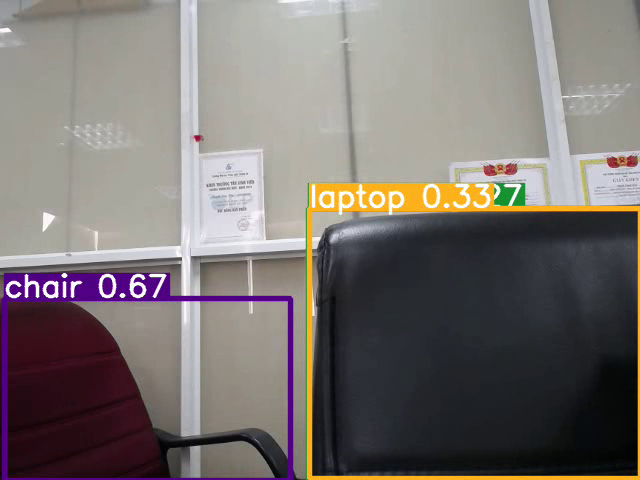
#> input picture frame 8 of src/image_processing/traffic sign/yolov5_utils/runs/detect/exp/1.mp4, 640 x 480 px, given in place of the camera
$ python read_cam.py
#> lines starting #> are read from the running program, lines starting #| are printed output that depends on the picture; after the words box and inside, x2 and y2 are one past the last pixel; in counts of white or black regions, pixels touching at a corner belong together
import cv2
import time
from datetime import datetime


# define a video capture object

vid = cv2.VideoCapture(0)
fourcc = cv2.VideoWriter_fourcc(*'MP4V')
out = cv2.VideoWriter("tx2_huycq_51.mp4", fourcc, 20.0, (640,480))
start=time.time()
while(time.time()-start<3600):

    # Capture the video frame
    # by frame
    ret, frame = vid.read()
#> frame is the input picture: shape (480, 640, 3); mean B, G, R 112.6, 115.1, 121.7
    # print(frame.shape)
    font = cv2.FONT_HERSHEY_SIMPLEX
    cv2.putText(frame,str(datetime.now()),(40,40), font, .5,(255,255,255),2,cv2.LINE_AA)
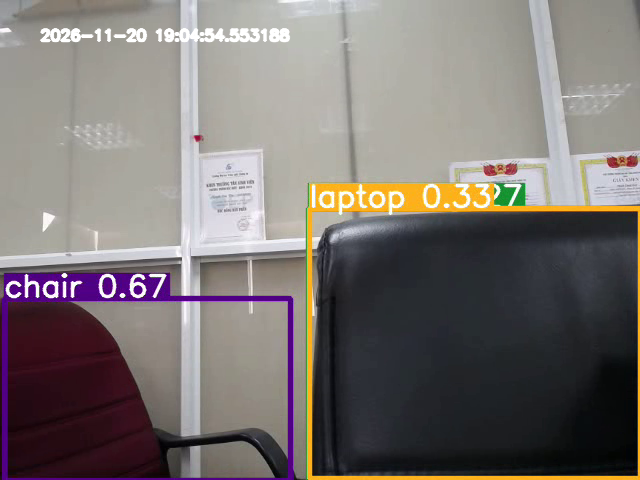
#> frame: shape (480, 640, 3); 0.89% of pixels changed, all inside (x1, y1, x2, y2) = (39, 28, 291, 43)
    out.write(frame)
    # Display the resulting frame
    cv2.imshow('frame', cv2.resize(frame,(200,200)))
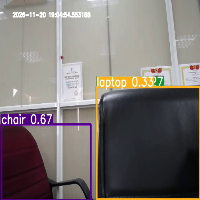
#> window 'frame': shape (200, 200, 3); mean B, G, R 113.4, 115.7, 122.5


    if cv2.waitKey(1) & 0xFF == ord('q'):
#> (key q is pressed here)
        break

# After the loop release the cap object
vid.release()
# out.release()
# Destroy all the windows
cv2.destroyAllWindows()

$ run again, starting later in the video
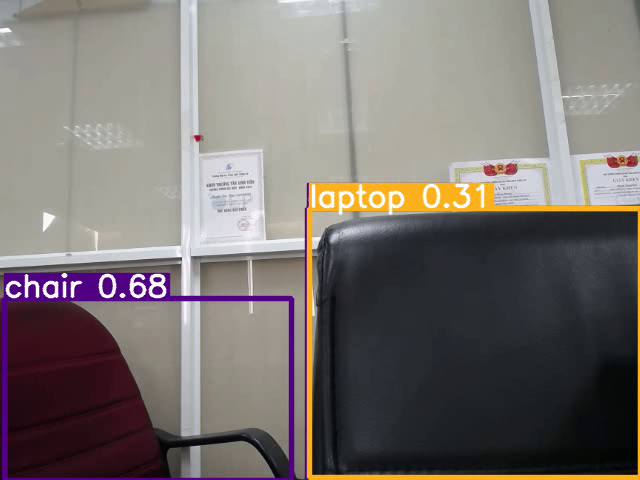
#> input picture frame 40 of src/image_processing/traffic sign/yolov5_utils/runs/detect/exp/1.mp4, 640 x 480 px, given in place of the camera
#> frame is the input picture: shape (480, 640, 3); mean B, G, R 112.6, 115.4, 121.8
#> `cv2.putText(frame,str(datetime.now()),(40,40), font, .5,(255,255,255),..`:
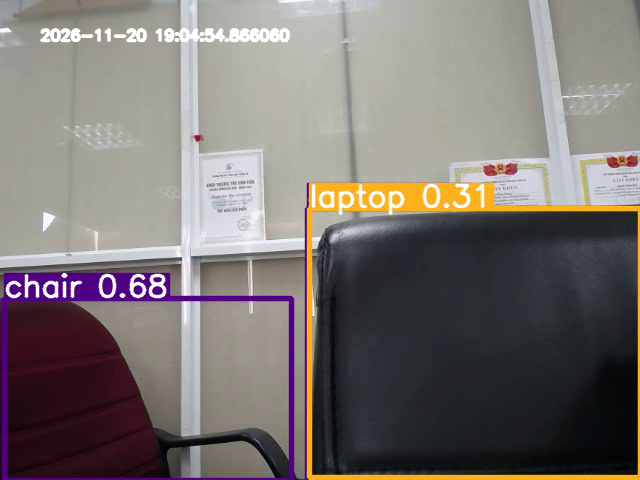
#> frame: shape (480, 640, 3); 0.9% of pixels changed, all inside (x1, y1, x2, y2) = (39, 27, 291, 43)
#> `cv2.imshow('frame', cv2.resize(frame,(200,200)))`:
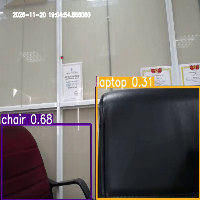
#> window 'frame': shape (200, 200, 3); mean B, G, R 113, 115.9, 122.2

$ run again, starting later in the video
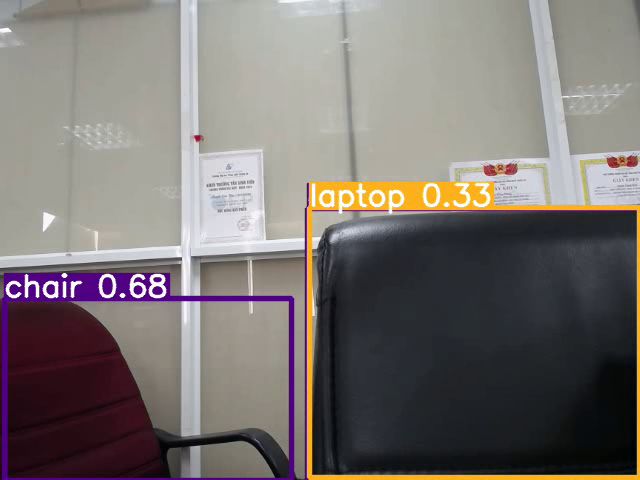
#> input picture frame 71 of src/image_processing/traffic sign/yolov5_utils/runs/detect/exp/1.mp4, 640 x 480 px, given in place of the camera
#> frame is the input picture: shape (480, 640, 3); mean B, G, R 113.1, 115.5, 121.9
#> `cv2.putText(frame,str(datetime.now()),(40,40), font, .5,(255,255,255),..`:
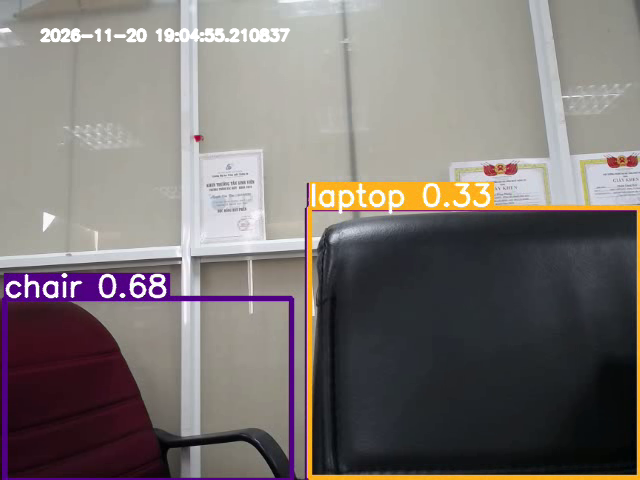
#> frame: shape (480, 640, 3); 0.88% of pixels changed, all inside (x1, y1, x2, y2) = (39, 28, 291, 43)
#> `cv2.imshow('frame', cv2.resize(frame,(200,200)))`:
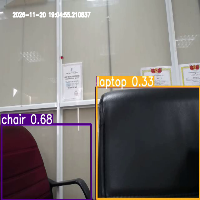
#> window 'frame': shape (200, 200, 3); mean B, G, R 113.3, 115.9, 122.2
